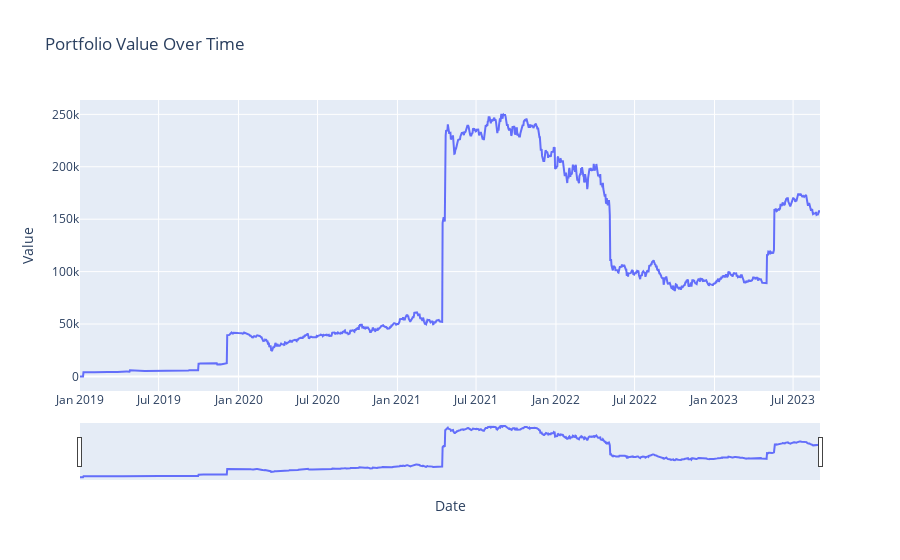

The notebook cell this image was saved under:
### Code cell
import pandas as pd
import yfinance as yf
import plotly.graph_objects as go

# Assuming the updated 'portfolio' code has been executed to get the values

# Create a centralized dataframe with all the dates
centralized_df = pd.DataFrame(index=pd.to_datetime(list(quantities[next(iter(quantities))].keys())))
centralized_df['portfolio_value'] = 0

# Sum up the values for each asset on every date
for t in portfolio.keys():
    centralized_df['portfolio_value'] += centralized_df.index.map(portfolio[t]).fillna(0)

# Plot the portfolio value over time using plotly
fig = go.Figure()

fig.add_trace(go.Scatter(x=centralized_df.index,
                         y=centralized_df['portfolio_value'],
                         mode='lines',
                         name='Portfolio Value'))

fig.update_layout(title='Portfolio Value Over Time',
                  xaxis_title='Date',
                  yaxis_title='Value',
                  xaxis=dict(rangeslider=dict(visible=True)))

fig.show()

### Figure 1 — Plotly figure (JSON) as saved in the notebook; plotly's stock layout.template omitted (floating-point values rounded to 4 significant figures; data arrays with more than 128 entries replaced by an {"elided": "..."} marker saying what was removed)
{"data": [{"mode": "lines", "name": "Portfolio Value", "type": "scatter", "x": {"elided": "1705 str values"}, "y": {"elided": "1705 float values"}}], "layout": {"title": {"text": "Portfolio Value Over Time"}, "xaxis": {"rangeslider": {"visible": true}, "title": {"text": "Date"}}, "yaxis": {"title": {"text": "Value"}}}}
